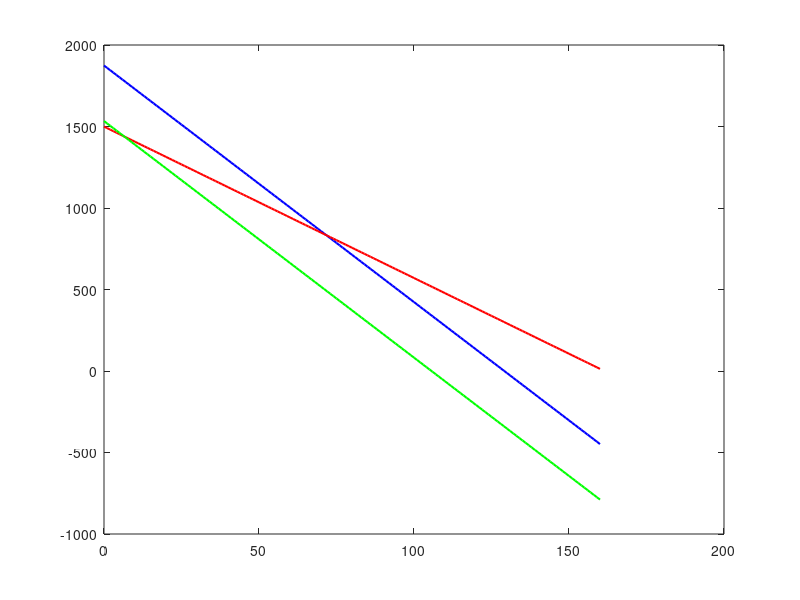

MATLAB code for this plot: (Note: this script raises an error after producing the figure.)
% Parameters
Ra = 0.2;
Vt_a = 220; Vt_d = 180;
Ia_nom = 74;
KaPhi_nom = 1.7038;
T_load = 126.08;

% Speed ranges (rad/s)
w = 0:1:160;

% Torque Equations: T = (KaPhi/Ra) * (Vt - KaPhi*w)
T_a = (KaPhi_nom/Ra) * (Vt_a - KaPhi_nom * w);
T_b = (0.8*KaPhi_nom/Ra) * (Vt_a - 0.8*KaPhi_nom * w);
T_d = (KaPhi_nom/Ra) * (Vt_d - KaPhi_nom * w);

% Plotting
figure;
plot(w, T_a, 'b', 'LineWidth', 1.5); hold on;
plot(w, T_b, 'r', 'LineWidth', 1.5);
plot(w, T_d, 'g', 'LineWidth', 1.5);
yline(T_load, '--k', 'Load Torque');

% Operating Points
plot(120.43, T_load, 'bo', 'MarkerFaceColor', 'b'); % Point A
plot(147.8, T_load, 'ro', 'MarkerFaceColor', 'r');  % Point B
plot(96.96, T_load, 'go', 'MarkerFaceColor', 'g');  % Point D

grid on;
xlabel('Speed \omega_m (rad/s)'); ylabel('Torque (N-m)');
legend('Case A (Nominal)', 'Case B (Flux -20%)', 'Case D (Voltage 180V)');
title('DC Motor Torque-Speed Characteristics');
